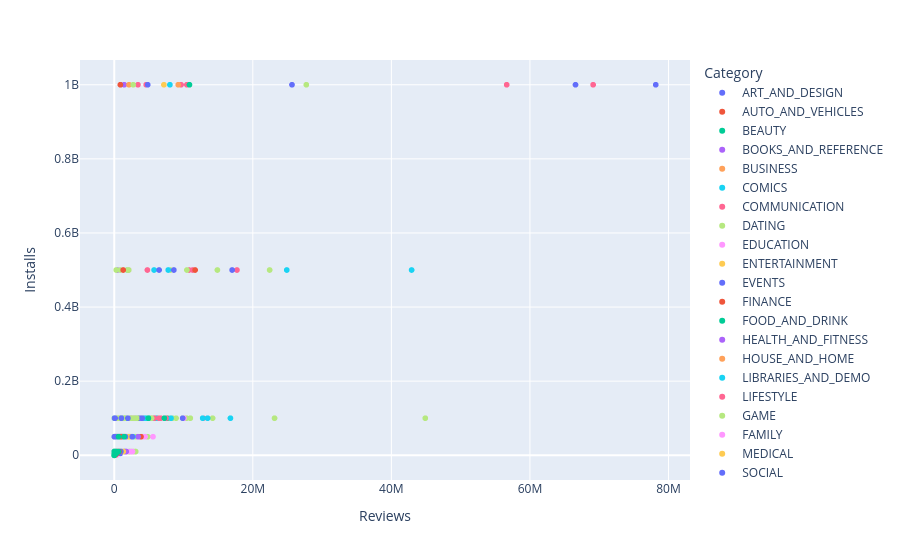

Source (notebook cell):
### Code cell
fig = px.scatter(
    df,
    x='Reviews',
    y='Installs',
    color='Category'
)

fig.show()

### Figure 1 — Plotly figure (JSON) as saved in the notebook; plotly's stock layout.template omitted (floating-point values rounded to 4 significant figures; data arrays with more than 128 entries replaced by an {"elided": "..."} marker saying what was removed)
{"data": [{"hovertemplate": "Category=ART_AND_DESIGN<br>Reviews=%{x}<br>Installs=%{y}<extra></extra>", "legendgroup": "ART_AND_DESIGN", "marker": {"color": "#636efa", "symbol": "circle"}, "mode": "markers", "name": "ART_AND_DESIGN", "showlegend": true, "type": "scattergl", "x": [159, 967, 87510, 215644, 967, 167, 178, 36815, 13791, 121, 13880, 8788, 44829, 4326, 1518, 55, 3632, 27, 194216, 224399, 450, 654, 7699, 61, 118, 192, 20260, 203, 136, 223, 1120, 227, 5035, 1015, 353, 564, 8145, 36639, 158, 591, 117, 176, 295221, 2206, 26, 174531, 1070, 85, 845, 253, 13, 5754, 801, 1216, 149, 486, 48, 18, 41, 7, 175, 132, 0, 1], "xaxis": "x", "y": [10000, 500000, 5000000, 50000000, 100000, 50000, 50000, 1000000, 1000000, 10000, 1000000, 1000000, 10000000, 100000, 100000, 5000, 500000, 10000, 5000000, 10000000, 100000, 100000, 500000, 100000, 50000, 10000, 500000, 100000, 10000, 100000, 100000, 50000, 100000, 100000, 10000, 100000, 500000, 5000000, 10000, 500000, 10000, 100000, 10000000, 100000, 10000, 10000000, 100000, 100000, 100000, 50000, 1000, 100000, 5000, 10000, 1000, 100000, 5000, 1000, 5000, 5000, 50000, 10000, 0, 100], "yaxis": "y"}, {"hovertemplate": "Category=AUTO_AND_VEHICLES<br>Reviews=%{x}<br>Installs=%{y}<extra></extra>", "legendgroup": "AUTO_AND_VEHICLES", "marker": {"color": "#EF553B", "symbol": "circle"}, "mode": "markers", "name": "AUTO_AND_VEHICLES", "showlegend": true, "type": "scattergl", "x": [367, 1598, 284, 17057, 129, 542, 10479, 805, 129, 1403, 3971, 534, 7774, 38846, 2431, 6090, 295, 190, 40211, 356, 52530, 116986, 1379, 271920, 736, 7021, 197, 737, 3574, 994, 197136, 142, 15168, 2155, 138, 5414, 21777, 348, 250, 13372, 7880, 3617, 4806, 65786, 31433, 5097, 1754, 2680, 1288, 73, 4140, 189, 1981, 2, 64, 0, 5, 0, 47, 4, 1, 276, 27, 29, 2, 21, 25, 5, 5, 1, 12, 186648, 4, 12, 0, 46, 1, 9, 0, 14, 83, 22, 107, 1, 4], "xaxis": "x", "y": [100000, 1000000, 100000, 1000000, 100000, 100000, 100000, 50000, 100000, 100000, 100000, 10000, 100000, 1000000, 100000, 100000, 10000, 50000, 5000000, 100000, 5000000, 5000000, 500000, 10000000, 100000, 500000, 50000, 100000, 1000000, 100000, 1000000, 50000, 1000000, 500000, 100000, 1000000, 1000000, 100000, 100000, 1000000, 100000, 100000, 1000000, 1000000, 1000000, 1000000, 500000, 500000, 100000, 1000, 50000, 10000, 100000, 50, 1000, 10, 100, 10, 1000, 500, 10, 100000, 500, 10000, 100, 100, 10000, 1000, 1000, 5, 500, 10000000, 100, 5000, 10, 1000, 10, 100, 5, 1000, 5000, 1000, 10000, 1, 100], "yaxis": "y"}, {"hovertemplate": "Category=BEAUTY<br>Reviews=%{x}<br>Installs=%{y}<extra></extra>", "legendgroup": "BEAUTY", "marker": {"color": "#00cc96", "symbol": "circle"}, "mode": "markers", "name": "BEAUTY", "showlegend": true, "type": "scattergl", "x": [18900, 49790, 1150, 1739, 32090, 2225, 4369, 8572, 964, 42050, 104, 17934, 601, 36, 187, 182, 30, 134, 74, 113715, 3595, 9315, 75, 38, 26834, 119, 2277, 2280, 654, 184, 9, 77, 35, 364, 18, 473, 30, 66, 3871, 257, 62, 40, 0, 2, 1, 2, 1, 45452, 0, 8, 1, 900, 4354], "xaxis": "x", "y": [500000, 1000000, 100000, 500000, 1000000, 500000, 100000, 1000000, 50000, 1000000, 10000, 1000000, 100000, 10000, 50000, 100000, 10000, 10000, 10000, 10000000, 500000, 1000000, 50000, 10000, 1000000, 50000, 500000, 500000, 100000, 10000, 5000, 10000, 10000, 100000, 5000, 100000, 10000, 10000, 1000000, 50000, 10000, 10000, 100, 1000, 100, 100, 50, 5000000, 500, 100, 100, 5000, 100000], "yaxis": "y"}, {"hovertemplate": "Category=BOOKS_AND_REFERENCE<br>Reviews=%{x}<br>Installs=%{y}<extra></extra>", "legendgroup": "BOOKS_AND_REFERENCE", "marker": {"color": "#ab63fa", "symbol": "circle"}, "mode": "markers", "name": "BOOKS_AND_REFERENCE", "showlegend": true, "type": "scattergl", "x": {"elided": "222 int values"}, "xaxis": "x", "y": {"elided": "222 int values"}, "yaxis": "y"}, {"hovertemplate": "Category=BUSINESS<br>Reviews=%{x}<br>Installs=%{y}<extra></extra>", "legendgroup": "BUSINESS", "marker": {"color": "#FFA15A", "symbol": "circle"}, "mode": "markers", "name": "BUSINESS", "showlegend": true, "type": "scattergl", "x": {"elided": "420 int values"}, "xaxis": "x", "y": {"elided": "420 int values"}, "yaxis": "y"}, {"hovertemplate": "Category=COMICS<br>Reviews=%{x}<br>Installs=%{y}<extra></extra>", "legendgroup": "COMICS", "marker": {"color": "#19d3f3", "symbol": "circle"}, "mode": "markers", "name": "COMICS", "showlegend": true, "type": "scattergl", "x": [1013635, 24005, 57106, 2249, 516, 834, 1010, 238970, 302, 438, 73, 39, 144, 2181, 93965, 1446, 12088, 314, 25671, 15194, 22551, 29839, 279, 564387, 1330, 1677, 757, 115, 125, 9952, 18814, 21, 15, 51981, 3596, 1006, 5968, 4895, 2012, 705, 5, 690, 1476, 4496, 78, 33783, 28447, 4205, 190, 7326, 109, 5084, 45651, 34, 1, 291], "xaxis": "x", "y": [10000000, 500000, 1000000, 500000, 50000, 50000, 50000, 1000000, 10000, 10000, 10000, 10000, 10000, 100000, 5000000, 100000, 1000000, 100000, 1000000, 1000000, 1000000, 1000000, 100000, 5000000, 50000, 100000, 10000, 10000, 5000, 500000, 1000000, 5000, 1000, 5000000, 10000, 50000, 1000000, 100000, 100000, 50000, 100, 50000, 500000, 100000, 5000, 1000000, 1000000, 100000, 10000, 500000, 10000, 100000, 5000000, 5000, 50, 10000], "yaxis": "y"}, {"hovertemplate": "Category=COMMUNICATION<br>Reviews=%{x}<br>Installs=%{y}<extra></extra>", "legendgroup": "COMMUNICATION", "marker": {"color": "#FF6692", "symbol": "circle"}, "mode": "markers", "name": "COMMUNICATION", "showlegend": true, "type": "scattergl", "x": {"elided": "315 int values"}, "xaxis": "x", "y": {"elided": "315 int values"}, "yaxis": "y"}, {"hovertemplate": "Category=DATING<br>Reviews=%{x}<br>Installs=%{y}<extra></extra>", "legendgroup": "DATING", "marker": {"color": "#B6E880", "symbol": "circle"}, "mode": "markers", "name": "DATING", "showlegend": true, "type": "scattergl", "x": {"elided": "171 int values"}, "xaxis": "x", "y": {"elided": "171 int values"}, "yaxis": "y"}, {"hovertemplate": "Category=EDUCATION<br>Reviews=%{x}<br>Installs=%{y}<extra></extra>", "legendgroup": "EDUCATION", "marker": {"color": "#FF97FF", "symbol": "circle"}, "mode": "markers", "name": "EDUCATION", "showlegend": true, "type": "scattergl", "x": [6289924, 181893, 2544, 85375, 314299, 776, 9770, 32346, 4075, 10611, 9321, 56065, 14286, 133136, 2469, 36212, 390, 1090, 266948, 342918, 748, 172640, 61, 1619, 3168, 29855, 6736, 7005, 889, 5741, 27572, 10852, 9888, 1929, 1516, 215301, 423, 254519, 1107903, 211856, 99020, 90481, 32381, 248912, 248555, 272145, 56897, 8599, 41185, 29980, 304, 358, 11904, 22251, 22384, 73404, 12733, 25183, 52743, 61749, 55704, 19277, 13612, 37862, 18372, 656, 240, 275, 13791, 3692, 2363, 1769, 430, 756, 3963, 316, 642, 1058, 2277, 172505, 69493, 7973, 5695, 142632, 55256, 54798, 4815, 75112, 33646, 206527, 9348, 3816, 47847, 16195, 206, 28392, 3241, 835, 2525, 828, 200058, 1239, 702, 108613, 148550, 3847, 84309, 14206, 14700, 42828, 40209, 1405, 256079, 2078, 16103, 11, 21, 31085, 3528], "xaxis": "x", "y": [100000000, 10000000, 100000, 5000000, 10000000, 100000, 5000000, 1000000, 500000, 500000, 1000000, 1000000, 5000000, 1000000, 500000, 5000000, 500000, 1000000, 10000000, 10000000, 1000000, 5000000, 50000, 1000000, 1000000, 1000000, 1000000, 1000000, 500000, 1000000, 5000000, 1000000, 500000, 500000, 100000, 10000000, 100000, 5000000, 10000000, 10000000, 1000000, 5000000, 1000000, 5000000, 5000000, 10000000, 1000000, 1000000, 1000000, 1000000, 10000, 50000, 1000000, 1000000, 1000000, 1000000, 1000000, 1000000, 1000000, 1000000, 1000000, 1000000, 100000, 1000000, 100000, 10000, 10000, 50000, 500000, 100000, 100000, 100000, 10000, 100000, 100000, 50000, 50000, 100000, 100000, 5000000, 10000000, 1000000, 1000000, 5000000, 5000000, 1000000, 500000, 1000000, 1000000, 10000000, 1000000, 500000, 1000000, 1000000, 50000, 1000000, 100000, 100000, 100000, 100000, 10000000, 100000, 10000, 10000000, 10000000, 500000, 5000000, 500000, 1000000, 1000000, 1000000, 100000, 1000000, 100000, 1000000, 1000, 1000, 500000, 100000], "yaxis": "y"}, {"hovertemplate": "Category=ENTERTAINMENT<br>Reviews=%{x}<br>Installs=%{y}<extra></extra>", "legendgroup": "ENTERTAINMENT", "marker": {"color": "#FECB52", "symbol": "circle"}, "mode": "markers", "name": "ENTERTAINMENT", "showlegend": true, "type": "scattergl", "x": [5456208, 11656, 28948, 296771, 470089, 10939, 98509, 5241, 22508, 10291, 7165362, 4885646, 141980, 6979, 46618, 103078, 17682, 37000, 175528, 1828284, 34923, 684116, 46916, 407698, 702975, 32458, 235496, 11661, 653008, 23063, 87384, 411683, 8918, 501498, 2133296, 29690, 130549, 613059, 1633682, 42050, 2646, 21867, 32732, 243747, 2639, 1511, 44550, 7813, 1033, 2442, 15254, 155234, 310066, 12216, 388089, 92058, 88185, 493, 33387, 123279, 27424, 60841, 29706, 288150, 14807, 319692, 61201, 22998, 12398, 35928, 64448, 22378, 16372, 58028, 736864, 1968, 35279, 17247, 87723, 18523, 182103, 197774, 8674, 58082, 27424, 115033, 801, 8968, 303, 732, 1856, 50725, 1575, 6238, 9941, 23666, 67554, 38769, 160164, 3771, 256664, 787177], "xaxis": "x", "y": [100000000, 1000000, 1000000, 10000000, 50000000, 10000000, 5000000, 5000000, 10000000, 5000000, 1000000000, 100000000, 5000000, 1000000, 5000000, 5000000, 1000000, 1000000, 10000000, 100000000, 5000000, 10000000, 1000000, 10000000, 50000000, 5000000, 10000000, 1000000, 10000000, 1000000, 10000000, 50000000, 1000000, 100000000, 50000000, 1000000, 5000000, 50000000, 100000000, 1000000, 100000, 1000000, 1000000, 10000000, 100000, 100000, 1000000, 500000, 100000, 100000, 1000000, 1000000, 10000000, 1000000, 10000000, 10000000, 10000000, 50000, 1000000, 10000000, 1000000, 5000000, 1000000, 5000000, 1000000, 10000000, 10000000, 1000000, 1000000, 1000000, 1000000, 1000000, 500000, 5000000, 10000000, 500000, 1000000, 1000000, 10000000, 1000000, 10000000, 10000000, 1000000, 10000000, 1000000, 10000000, 100000, 1000000, 10000, 100000, 100000, 5000000, 100000, 100000, 1000000, 1000000, 1000000, 1000000, 10000000, 100000, 10000000, 10000000], "yaxis": "y"}, {"hovertemplate": "Category=EVENTS<br>Reviews=%{x}<br>Installs=%{y}<extra></extra>", "legendgroup": "EVENTS", "marker": {"color": "#636efa", "symbol": "circle"}, "mode": "markers", "name": "EVENTS", "showlegend": true, "type": "scattergl", "x": [3782, 40113, 7074, 2153, 26089, 20611, 811, 15558, 573, 37, 8232, 3089, 3874, 464, 731, 69, 8800, 99, 30, 456, 6, 4, 3200, 5839, 4, 663, 16, 1065, 3, 13, 46, 1953, 12, 4298, 1, 49, 100, 11, 399, 5, 28, 250, 1, 7, 48, 120, 9, 7, 1, 110, 0, 16, 59, 0, 9, 2, 7, 0, 3, 1, 0, 0, 0, 8], "xaxis": "x", "y": [100000, 5000000, 500000, 50000, 5000000, 1000000, 10000, 1000000, 100000, 10000, 1000000, 100000, 100000, 100000, 50000, 1000, 1000000, 10000, 500, 50000, 100, 100, 100000, 100000, 500, 100000, 100, 100000, 100, 1000, 5000, 100000, 1000, 100000, 100, 1000, 50000, 5000, 100000, 100, 1000, 1000, 100, 500, 1000, 10000, 1000, 500, 100, 5000, 1, 100, 5000, 10, 1000, 10, 100, 10, 500, 10, 100, 10, 10, 500], "yaxis": "y"}, {"hovertemplate": "Category=FINANCE<br>Reviews=%{x}<br>Installs=%{y}<extra></extra>", "legendgroup": "FINANCE", "marker": {"color": "#EF553B", "symbol": "circle"}, "mode": "markers", "name": "FINANCE", "showlegend": true, "type": "scattergl", "x": {"elided": "345 int values"}, "xaxis": "x", "y": {"elided": "345 int values"}, "yaxis": "y"}, {"hovertemplate": "Category=FOOD_AND_DRINK<br>Reviews=%{x}<br>Installs=%{y}<extra></extra>", "legendgroup": "FOOD_AND_DRINK", "marker": {"color": "#00cc96", "symbol": "circle"}, "mode": "markers", "name": "FOOD_AND_DRINK", "showlegend": true, "type": "scattergl", "x": [145323, 95, 64784, 32997, 82, 2707, 129737, 611136, 6118, 2473, 109784, 3320, 61, 68103, 8412, 10741, 3803, 155944, 10159, 28008, 43614, 455377, 1398, 1032935, 32405, 151080, 22513, 90042, 58316, 8509, 19314, 21314, 30224, 731, 454, 14952, 1250, 1726, 14065, 556, 4925, 6507, 11707, 1077, 46539, 9066, 1962, 22071, 196, 278, 61881, 2129, 1268, 91359, 22015, 131569, 31986, 22875, 17071, 90242, 483960, 511228, 464, 1920, 40116, 51517, 7690, 321134, 3755, 104504, 333208, 35218, 116403, 37517, 292969, 155, 17, 205, 0, 70, 38, 0, 14, 1, 0, 1, 3, 3, 2448, 41, 0, 2, 18, 3, 3, 0, 0, 1, 0, 1103, 0, 60, 336, 42, 5093, 194, 441, 467, 848, 438, 95, 0], "xaxis": "x", "y": [10000000, 50000, 10000000, 1000000, 10000, 100000, 1000000, 10000000, 1000000, 500000, 10000000, 500000, 50000, 1000000, 1000000, 1000000, 500000, 5000000, 1000000, 5000000, 1000000, 10000000, 100000, 10000000, 5000000, 5000000, 1000000, 10000000, 5000000, 1000000, 1000000, 1000000, 1000000, 100000, 100000, 1000000, 50000, 500000, 500000, 100000, 1000000, 1000000, 100000, 100000, 5000000, 500000, 100000, 1000000, 10000, 50000, 5000000, 10000, 50000, 1000000, 1000000, 10000000, 1000000, 1000000, 1000000, 5000000, 10000000, 10000000, 50000, 100000, 1000000, 1000000, 100000, 10000000, 100000, 1000000, 10000000, 1000000, 5000000, 5000000, 10000000, 10000, 10000, 50000, 5, 10000, 10000, 50, 1000, 100, 10, 10, 100, 500, 100000, 500, 1, 50, 5000, 1000, 100, 50, 100, 50, 5, 100000, 10, 10000, 100000, 100, 500000, 100000, 100000, 100000, 100000, 10000, 50000, 10], "yaxis": "y"}, {"hovertemplate": "Category=HEALTH_AND_FITNESS<br>Reviews=%{x}<br>Installs=%{y}<extra></extra>", "legendgroup": "HEALTH_AND_FITNESS", "marker": {"color": "#ab63fa", "symbol": "circle"}, "mode": "markers", "name": "HEALTH_AND_FITNESS", "showlegend": true, "type": "scattergl", "x": {"elided": "288 int values"}, "xaxis": "x", "y": {"elided": "288 int values"}, "yaxis": "y"}, {"hovertemplate": "Category=HOUSE_AND_HOME<br>Reviews=%{x}<br>Installs=%{y}<extra></extra>", "legendgroup": "HOUSE_AND_HOME", "marker": {"color": "#FFA15A", "symbol": "circle"}, "mode": "markers", "name": "HOUSE_AND_HOME", "showlegend": true, "type": "scattergl", "x": [417907, 3167, 27386, 162243, 65913, 24977, 6000, 37711, 175293, 174, 353799, 2758, 1437, 7573, 8481, 10054, 10117, 39189, 3522, 71419, 36857, 39123, 14653, 12, 23013, 114, 287, 4435, 43800, 4281, 7508, 491, 160, 22584, 4087, 2496, 103305, 2669, 10, 7619, 126, 273, 2248, 10, 809, 3280, 1478, 2382, 4450, 515, 4465, 2427, 6631, 11200, 6896, 3834, 81, 30, 65914, 1450, 0, 118, 874, 0, 0, 2543, 137, 1372, 5, 0, 13, 59660, 2, 0], "xaxis": "x", "y": [10000000, 100000, 1000000, 10000000, 5000000, 1000000, 1000000, 1000000, 10000000, 10000, 10000000, 500000, 100000, 1000000, 1000000, 1000000, 1000000, 1000000, 100000, 5000000, 1000000, 1000000, 1000000, 5000, 5000000, 10000, 100000, 500000, 1000000, 100000, 1000000, 100000, 100000, 1000000, 500000, 500000, 5000000, 500000, 5000, 100000, 10000, 50000, 100000, 10000, 100000, 1000000, 100000, 500000, 1000000, 50000, 1000000, 500000, 1000000, 1000000, 500000, 500000, 50000, 1000, 10000000, 100000, 10, 50000, 100000, 100, 50, 100000, 10000, 50000, 1000, 1, 100, 1000000, 100, 100], "yaxis": "y"}, {"hovertemplate": "Category=LIBRARIES_AND_DEMO<br>Reviews=%{x}<br>Installs=%{y}<extra></extra>", "legendgroup": "LIBRARIES_AND_DEMO", "marker": {"color": "#19d3f3", "symbol": "circle"}, "mode": "markers", "name": "LIBRARIES_AND_DEMO", "showlegend": true, "type": "scattergl", "x": [2087, 58, 3014, 5, 923, 26, 487, 67007, 539, 126862, 48, 1465, 929, 783, 2907, 434, 54, 411, 237, 2580, 363, 130272, 110, 91, 130, 25, 20, 7396, 58055, 1703, 7750, 6, 12657, 26, 1919, 60170, 831, 8671, 31, 20145, 912, 2639, 399, 102, 3945, 2221, 3781, 1267, 375, 11087, 78, 142, 45, 34, 71, 86, 24, 45, 120, 30, 50, 131, 7, 21, 63, 15, 66, 18, 174, 83, 53, 50, 4, 3, 1, 0, 0, 15, 16, 23, 23859, 3, 1463, 332083], "xaxis": "x", "y": [50000, 10000, 100000, 1000, 100000, 10000, 100000, 5000000, 50000, 10000000, 1000, 100000, 50000, 100000, 50000, 100000, 10000, 50000, 50000, 100000, 100000, 10000000, 10000, 100000, 10000, 10000, 5000, 500000, 5000000, 100000, 1000000, 10000, 1000000, 1000, 500000, 1000000, 100000, 1000000, 10000, 1000000, 500000, 500000, 100000, 50000, 500000, 500000, 1000000, 100000, 10000, 1000000, 10000, 10000, 5000, 1000, 10000, 10000, 1000, 5000, 10000, 5000, 5000, 10000, 1000, 5000, 5000, 1000, 10000, 1000, 10000, 10000, 10000, 5000, 100, 100, 100, 100, 10, 1000, 1000, 5000, 1000000, 500, 100000, 10000000], "yaxis": "y"}, {"hovertemplate": "Category=LIFESTYLE<br>Reviews=%{x}<br>Installs=%{y}<extra></extra>", "legendgroup": "LIFESTYLE", "marker": {"color": "#FF6692", "symbol": "circle"}, "mode": "markers", "name": "LIFESTYLE", "showlegend": true, "type": "scattergl", "x": {"elided": "369 int values"}, "xaxis": "x", "y": {"elided": "369 int values"}, "yaxis": "y"}, {"hovertemplate": "Category=GAME<br>Reviews=%{x}<br>Installs=%{y}<extra></extra>", "legendgroup": "GAME", "marker": {"color": "#B6E880", "symbol": "circle"}, "mode": "markers", "name": "GAME", "showlegend": true, "type": "scattergl", "x": {"elided": "959 int values"}, "xaxis": "x", "y": {"elided": "959 int values"}, "yaxis": "y"}, {"hovertemplate": "Category=FAMILY<br>Reviews=%{x}<br>Installs=%{y}<extra></extra>", "legendgroup": "FAMILY", "marker": {"color": "#FF97FF", "symbol": "circle"}, "mode": "markers", "name": "FAMILY", "showlegend": true, "type": "scattergl", "x": {"elided": "1832 int values"}, "xaxis": "x", "y": {"elided": "1832 int values"}, "yaxis": "y"}, {"hovertemplate": "Category=MEDICAL<br>Reviews=%{x}<br>Installs=%{y}<extra></extra>", "legendgroup": "MEDICAL", "marker": {"color": "#FECB52", "symbol": "circle"}, "mode": "markers", "name": "MEDICAL", "showlegend": true, "type": "scattergl", "x": {"elided": "395 int values"}, "xaxis": "x", "y": {"elided": "395 int values"}, "yaxis": "y"}, {"hovertemplate": "Category=SOCIAL<br>Reviews=%{x}<br>Installs=%{y}<extra></extra>", "legendgroup": "SOCIAL", "marker": {"color": "#636efa", "symbol": "circle"}, "mode": "markers", "name": "SOCIAL", "showlegend": true, "type": "scattergl", "x": {"elided": "239 int values"}, "xaxis": "x", "y": {"elided": "239 int values"}, "yaxis": "y"}, {"hovertemplate": "Category=SHOPPING<br>Reviews=%{x}<br>Installs=%{y}<extra></extra>", "legendgroup": "SHOPPING", "marker": {"color": "#EF553B", "symbol": "circle"}, "mode": "markers", "name": "SHOPPING", "showlegend": true, "type": "scattergl", "x": {"elided": "202 int values"}, "xaxis": "x", "y": {"elided": "202 int values"}, "yaxis": "y"}, {"hovertemplate": "Category=PHOTOGRAPHY<br>Reviews=%{x}<br>Installs=%{y}<extra></extra>", "legendgroup": "PHOTOGRAPHY", "marker": {"color": "#00cc96", "symbol": "circle"}, "mode": "markers", "name": "PHOTOGRAPHY", "showlegend": true, "type": "scattergl", "x": {"elided": "281 int values"}, "xaxis": "x", "y": {"elided": "281 int values"}, "yaxis": "y"}, {"hovertemplate": "Category=SPORTS<br>Reviews=%{x}<br>Installs=%{y}<extra></extra>", "legendgroup": "SPORTS", "marker": {"color": "#ab63fa", "symbol": "circle"}, "mode": "markers", "name": "SPORTS", "showlegend": true, "type": "scattergl", "x": {"elided": "325 int values"}, "xaxis": "x", "y": {"elided": "325 int values"}, "yaxis": "y"}, {"hovertemplate": "Category=TRAVEL_AND_LOCAL<br>Reviews=%{x}<br>Installs=%{y}<extra></extra>", "legendgroup": "TRAVEL_AND_LOCAL", "marker": {"color": "#FFA15A", "symbol": "circle"}, "mode": "markers", "name": "TRAVEL_AND_LOCAL", "showlegend": true, "type": "scattergl", "x": {"elided": "219 int values"}, "xaxis": "x", "y": {"elided": "219 int values"}, "yaxis": "y"}, {"hovertemplate": "Category=TOOLS<br>Reviews=%{x}<br>Installs=%{y}<extra></extra>", "legendgroup": "TOOLS", "marker": {"color": "#19d3f3", "symbol": "circle"}, "mode": "markers", "name": "TOOLS", "showlegend": true, "type": "scattergl", "x": {"elided": "827 int values"}, "xaxis": "x", "y": {"elided": "827 int values"}, "yaxis": "y"}, {"hovertemplate": "Category=PERSONALIZATION<br>Reviews=%{x}<br>Installs=%{y}<extra></extra>", "legendgroup": "PERSONALIZATION", "marker": {"color": "#FF6692", "symbol": "circle"}, "mode": "markers", "name": "PERSONALIZATION", "showlegend": true, "type": "scattergl", "x": {"elided": "376 int values"}, "xaxis": "x", "y": {"elided": "376 int values"}, "yaxis": "y"}, {"hovertemplate": "Category=PRODUCTIVITY<br>Reviews=%{x}<br>Installs=%{y}<extra></extra>", "legendgroup": "PRODUCTIVITY", "marker": {"color": "#B6E880", "symbol": "circle"}, "mode": "markers", "name": "PRODUCTIVITY", "showlegend": true, "type": "scattergl", "x": {"elided": "374 int values"}, "xaxis": "x", "y": {"elided": "374 int values"}, "yaxis": "y"}, {"hovertemplate": "Category=PARENTING<br>Reviews=%{x}<br>Installs=%{y}<extra></extra>", "legendgroup": "PARENTING", "marker": {"color": "#FF97FF", "symbol": "circle"}, "mode": "markers", "name": "PARENTING", "showlegend": true, "type": "scattergl", "x": [86, 17941, 76, 3614, 34, 31, 1413, 39, 36, 3789, 67, 107, 559, 4976, 3248, 44, 9293, 62386, 162, 1002, 99, 498, 34336, 9073, 163, 190, 464, 717, 63, 7505, 11501, 69, 2715, 349, 37, 806, 60, 319, 824, 6668, 1940, 34, 1025, 3346, 5343, 247, 970, 3182, 1528, 39, 76795, 103, 20, 8343, 11760, 658087, 159, 23, 1, 27], "xaxis": "x", "y": [10000, 5000000, 10000, 1000000, 10000, 10000, 100000, 10000, 5000, 1000000, 50000, 50000, 100000, 1000000, 100000, 10000, 1000000, 1000000, 10000, 50000, 10000, 50000, 1000000, 500000, 100000, 100000, 100000, 100000, 10000, 100000, 1000000, 5000, 500000, 100000, 10000, 500000, 10000, 100000, 1000000, 100000, 100000, 10000, 100000, 1000000, 1000000, 100000, 100000, 1000000, 100000, 10000, 1000000, 10000, 10000, 50000, 1000000, 10000000, 10000, 100, 10, 1000], "yaxis": "y"}, {"hovertemplate": "Category=WEATHER<br>Reviews=%{x}<br>Installs=%{y}<extra></extra>", "legendgroup": "WEATHER", "marker": {"color": "#FECB52", "symbol": "circle"}, "mode": "markers", "name": "WEATHER", "showlegend": true, "type": "scattergl", "x": [1558437, 159455, 2053404, 892, 981995, 11118, 178934, 11297, 15370, 18194, 40606, 133338, 36900, 1312037, 4184, 100994, 20008, 13426, 18773, 26941, 7457, 135337, 7623, 1422858, 21404, 2143, 189313, 89868, 309617, 3478, 24349, 22154, 17493, 15966, 2332, 29344, 67772, 634, 18425, 6495, 76593, 11, 29, 2371543, 3005, 25243, 3252, 0, 3, 1185, 260137, 19666, 115, 54090, 15, 8433, 15, 20001, 3963, 9307, 7896, 2962, 631, 14051, 1238, 5482, 279917, 2000, 8723, 2115, 11510, 6849, 116, 30, 0, 0, 7, 3471, 1195], "xaxis": "x", "y": [50000000, 1000000, 50000000, 10000, 10000000, 1000000, 10000000, 1000000, 1000000, 1000000, 10000000, 5000000, 500000, 10000000, 1000000, 5000000, 5000000, 1000000, 10000000, 5000000, 1000000, 5000000, 1000000, 50000000, 1000000, 100000, 10000000, 1000000, 10000000, 500000, 1000000, 10000000, 100000, 1000000, 500000, 500000, 5000000, 100000, 1000000, 100000, 500000, 500, 5000, 50000000, 10000, 100000, 50000, 500, 1000, 100000, 10000000, 1000000, 10000, 5000000, 1000, 100000, 500, 1000000, 100000, 1000000, 1000000, 100000, 100000, 100000, 100000, 1000000, 10000000, 100000, 500000, 500000, 1000000, 1000000, 10000, 1000, 10, 10, 1000, 100000, 100000], "yaxis": "y"}, {"hovertemplate": "Category=VIDEO_PLAYERS<br>Reviews=%{x}<br>Installs=%{y}<extra></extra>", "legendgroup": "VIDEO_PLAYERS", "marker": {"color": "#636efa", "symbol": "circle"}, "mode": "markers", "name": "VIDEO_PLAYERS", "showlegend": true, "type": "scattergl", "x": {"elided": "163 int values"}, "xaxis": "x", "y": {"elided": "163 int values"}, "yaxis": "y"}, {"hovertemplate": "Category=NEWS_AND_MAGAZINES<br>Reviews=%{x}<br>Installs=%{y}<extra></extra>", "legendgroup": "NEWS_AND_MAGAZINES", "marker": {"color": "#EF553B", "symbol": "circle"}, "mode": "markers", "name": "NEWS_AND_MAGAZINES", "showlegend": true, "type": "scattergl", "x": {"elided": "254 int values"}, "xaxis": "x", "y": {"elided": "254 int values"}, "yaxis": "y"}, {"hovertemplate": "Category=MAPS_AND_NAVIGATION<br>Reviews=%{x}<br>Installs=%{y}<extra></extra>", "legendgroup": "MAPS_AND_NAVIGATION", "marker": {"color": "#00cc96", "symbol": "circle"}, "mode": "markers", "name": "MAPS_AND_NAVIGATION", "showlegend": true, "type": "scattergl", "x": {"elided": "131 int values"}, "xaxis": "x", "y": {"elided": "131 int values"}, "yaxis": "y"}], "layout": {"legend": {"title": {"text": "Category"}, "tracegroupgap": 0}, "margin": {"t": 60}, "xaxis": {"anchor": "y", "domain": [0, 1], "title": {"text": "Reviews"}}, "yaxis": {"anchor": "x", "domain": [0, 1], "title": {"text": "Installs"}}}}
